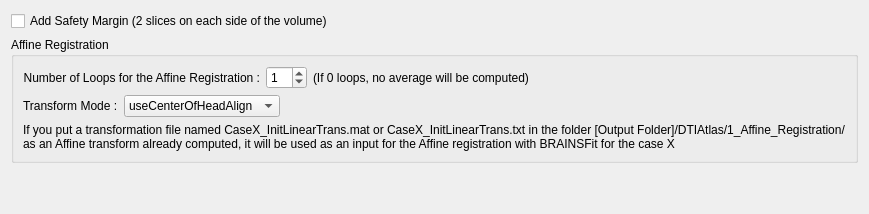
      <widget class="QWidget" name="ParametersTab">
       <attribute name="title">
        <string>Affine Atlas</string>
       </attribute>
       <layout class="QVBoxLayout" name="verticalLayout_8">
        <item>
         <widget class="QCheckBox" name="SafetyMargincheckBox">
          <property name="toolTip">
           <string>Add 2 voxels at each side of the volume</string>
          </property>
          <property name="text">
           <string>Add Safety Margin (2 slices on each side of the volume)</string>
          </property>
         </widget>
        </item>
        <item>
         <widget class="QGroupBox" name="NormRegGroupBox">
          <property name="title">
           <string>Affine Registration</string>
          </property>
          <layout class="QVBoxLayout" name="verticalLayout_9">
           <item>
            <layout class="QHBoxLayout" name="LoopsNbHorizontalLayout">
             <item>
              <widget class="QLabel" name="label_5">
               <property name="sizePolicy">
                <sizepolicy hsizetype="Fixed" vsizetype="Preferred">
                 <horstretch>0</horstretch>
                 <verstretch>0</verstretch>
                </sizepolicy>
               </property>
               <property name="text">
                <string>Number of Loops for the Affine Registration :</string>
               </property>
               <property name="alignment">
                <set>Qt::AlignRight|Qt::AlignTrailing|Qt::AlignVCenter</set>
               </property>
              </widget>
             </item>
             <item>
              <widget class="QSpinBox" name="NbLoopsSpinBox">
               <property name="sizePolicy">
                <sizepolicy hsizetype="Fixed" vsizetype="Minimum">
                 <horstretch>0</horstretch>
                 <verstretch>0</verstretch>
                </sizepolicy>
               </property>
               <property name="minimum">
                <number>0</number>
               </property>
               <property name="value">
                <number>1</number>
               </property>
              </widget>
             </item>
             <item>
              <widget class="QLabel" name="label_6">
               <property name="text">
                <string>(If 0 loops, no average will be computed)</string>
               </property>
              </widget>
             </item>
            </layout>
           </item>
           <item>
            <layout class="QHBoxLayout" name="horizontalLayout_12">
             <item>
              <widget class="QLabel" name="label_19">
               <property name="sizePolicy">
                <sizepolicy hsizetype="Fixed" vsizetype="Preferred">
                 <horstretch>0</horstretch>
                 <verstretch>0</verstretch>
                </sizepolicy>
               </property>
               <property name="text">
                <string>Transform Mode :</string>
               </property>
              </widget>
             </item>
             <item>
              <widget class="QComboBox" name="BFAffineTfmModecomboBox">
               <property name="sizePolicy">
                <sizepolicy hsizetype="Fixed" vsizetype="Fixed">
                 <horstretch>0</horstretch>
                 <verstretch>0</verstretch>
                </sizepolicy>
               </property>
               <property name="toolTip">
                <string>useCenterOfHeadAlign: used for human images as a closing of 7mm (hard-coded in BRAINSFit)
is performed and this might be too large for images of other species.
Check the spacing of your input images.</string>
               </property>
               <property name="currentIndex">
                <number>2</number>
               </property>
               <item>
                <property name="text">
                 <string>Off</string>
                </property>
               </item>
               <item>
                <property name="text">
                 <string>useMomentsAlign</string>
                </property>
               </item>
               <item>
                <property name="text">
                 <string>useCenterOfHeadAlign</string>
                </property>
               </item>
               <item>
                <property name="text">
                 <string>useGeometryAlign</string>
                </property>
               </item>
              </widget>
             </item>
             <item>
              <spacer name="horizontalSpacer_14">
               <property name="orientation">
                <enum>Qt::Horizontal</enum>
               </property>
               <property name="sizeHint" stdset="0">
                <size>
                 <width>40</width>
                 <height>20</height>
                </size>
               </property>
              </spacer>
             </item>
            </layout>
           </item>
           <item>
            <widget class="QLabel" name="label_21">
             <property name="text">
              <string>If you put a transformation file named CaseX_InitLinearTrans.mat or CaseX_InitLinearTrans.txt in the folder [Output Folder]/DTIAtlas/1_Affine_Registration/
as an Affine transform already computed, it will be used as an input for the Affine registration with BRAINSFit for the case X</string>
             </property>
            </widget>
           </item>
          </layout>
         </widget>
        </item>
        <item>
         <spacer name="verticalSpacer_3">
          <property name="orientation">
           <enum>Qt::Vertical</enum>
          </property>
          <property name="sizeHint" stdset="0">
           <size>
            <width>20</width>
            <height>40</height>
           </size>
          </property>
         </spacer>
        </item>
       </layout>
      </widget>
